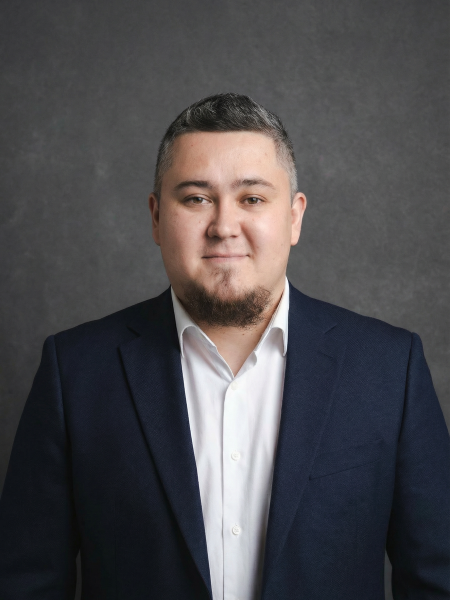
#> input picture images/team_v2/hf_20260127_195347_367ee063-8593-4793-aea5-9b274a7478c3.png, 900 x 1200 px, found by its file name (shown at 1/2 size)
$ python process_all_12_team.py
#> lines starting #> are read from the running program, lines starting #| are printed output that depends on the picture
import os
import shutil
from PIL import Image, ImageFilter

raw_backup_dir = 'images/team_v2_raw'
os.makedirs(raw_backup_dir, exist_ok=True)

members = [
    {
        'id': 1,
        'src': 'images/team_v2/hf_20260127_195347_367ee063-8593-4793-aea5-9b274a7478c3.png',
        'dest_v2': 'images/team_v2/hf_20260127_195347_367ee063-8593-4793-aea5-9b274a7478c3.png',
        'dest_team': 'images/team/member_01.webp',
        'top_pad': 0,
        'bot_pad': 0,
        'crop': (0, 100, 1696, 100 + int(1696 * 4 / 3)),
    },
    {
        'id': 2,
        'src': 'images/team_v2/hf_20260127_195134_ca953d49-5792-4390-8b63-9927ba004164.png',
        'dest_v2': 'images/team_v2/hf_20260127_195134_ca953d49-5792-4390-8b63-9927ba004164.png',
        'dest_team': 'images/team/member_02.webp',
        'top_pad': 100,
        'bot_pad': 0,
        'crop': (0, 0, 1696, int(1696 * 4 / 3)),
    },
    {
        'id': 3,
        'src': 'images/team_v2/photo_5_2026-10-22_15-53-18.jpg',
        'dest_v2': 'images/team_v2/photo_5_2026-10-22_15-53-18.jpg',
        'dest_team': 'images/team/member_03.webp',
        'top_pad': 180,
        'bot_pad': 0,
        'crop': (0, 0, 1696, int(1696 * 4 / 3)),
    },
    {
        'id': 4,
        'src': r'C:\Users\user\.gemini\antigravity-ide\brain\64063292-8c18-459b-9427-9b2bb533ce0c\.user_uploaded\media_1792726826687.png',
        'dest_v2': 'images/team_v2/photo_member_04.png',
        'dest_team': 'images/team/member_04.webp',
        'top_pad': 0,
        'bot_pad': 0,
        'crop': (0, 0, 670, int(670 * 4 / 3)),
    },
    {
        'id': 5,
        'src': 'images/team_v2/hf_20260127_195826_26697fd7-7f3d-4f25-b7ff-546ae0502fc2.png',
        'dest_v2': 'images/team_v2/hf_20260127_195826_26697fd7-7f3d-4f25-b7ff-546ae0502fc2.png',
        'dest_team': 'images/team/member_05.webp',
        'top_pad': 60,
        'bot_pad': 0,
        'crop': (48, 0, 1648, int(1600 * 4 / 3)),
    },
    {
        'id': 6,
        'src': 'images/team_v2/hf_20260127_203328_1d8e4205-4b6d-4dbe-97fc-4cb0c7b7c968.png',
        'dest_v2': 'images/team_v2/hf_20260127_203328_1d8e4205-4b6d-4dbe-97fc-4cb0c7b7c968.png',
        'dest_team': 'images/team/member_06.webp',
        'top_pad': 0,
        'bot_pad': 0,
        'crop': (0, 0, 1696, int(1696 * 4 / 3)),
    },
    {
        'id': 7,
        'src': 'images/team_v2/hf_20260127_225725_578c51f4-74c6-4a99-b163-07d0d74102da.png',
        'dest_v2': 'images/team_v2/hf_20260127_225725_578c51f4-74c6-4a99-b163-07d0d74102da.png',
        'dest_team': 'images/team/member_07.webp',
        'top_pad': 160,
        'bot_pad': 0,
        'crop': (0, 0, 1696, int(1696 * 4 / 3)),
    },
    {
        'id': 8,
        'src': 'images/team_v2/photo_3_2026-10-22_15-53-18.jpg',
        'dest_v2': 'images/team_v2/photo_3_2026-10-22_15-53-18.jpg',
        'dest_team': 'images/team/member_08.webp',
        'top_pad': 0,
        'bot_pad': 0,
        'crop': (0, 0, 1695, int(1695 * 4 / 3)),
    },
    {
        'id': 9,
        'src': 'images/team_v2/photo_4_2026-10-22_15-53-18.jpg',
        'dest_v2': 'images/team_v2/photo_4_2026-10-22_15-53-18.jpg',
        'dest_team': 'images/team/member_09.webp',
        'top_pad': 0,
        'bot_pad': 150,
        'crop': (0, 100, 1696, 100 + int(1696 * 4 / 3)),
    },
    {
        'id': 10,
        'src': 'images/team_v2/hf_20260127_232544_27eb7b13-5714-4472-8573-36aa07abee96.png',
        'dest_v2': 'images/team_v2/hf_20260127_232544_27eb7b13-5714-4472-8573-36aa07abee96.png',
        'dest_team': 'images/team/member_10.webp',
        'top_pad': 80,
        'bot_pad': 0,
        'crop': (0, 0, 1696, int(1696 * 4 / 3)),
    },
    {
        'id': 11,
        'src': 'images/team_v2/photo_2_2026-10-22_15-53-18.jpg',
        'dest_v2': 'images/team_v2/photo_2_2026-10-22_15-53-18.jpg',
        'dest_team': 'images/team/member_11.webp',
        'top_pad': 0,
        'bot_pad': 0,
        'crop': (0, 60, 1024, 60 + int(1024 * 4 / 3)),
    },
    {
        'id': 12,
        'src': r'design_assets\personal_images\photo_2026-10-13_21-13-15.jpg',
        'dest_v2': 'images/team_v2/photo_member_12.png',
        'dest_team': 'images/team/member_12.webp',
        'top_pad': 0,
        'bot_pad': 0,
        'crop': (0, 40, 1027, 40 + int(1027 * 4 / 3)),
    },
]

def pad_image_seamless(im, top_pad, bot_pad):
    w, h = im.size
    new_h = h + top_pad + bot_pad
    new_im = Image.new('RGB', (w, new_h))

    # 1. Top pad (pure top background slice stretched with blur)
    if top_pad > 0:
        sample_h = min(60, h)
        top_slice = im.crop((0, 0, w, sample_h))
        stretched = top_slice.resize((w, top_pad), Image.Resampling.LANCZOS).filter(ImageFilter.GaussianBlur(radius=4))
        new_im.paste(stretched, (0, 0))

    # 2. Main image
    new_im.paste(im, (0, top_pad))

    # 3. Bottom pad (pure bottom suit slice with blur)
    if bot_pad > 0:
        sample_h = min(80, h)
        bot_slice = im.crop((0, h - sample_h, w, h)).transpose(Image.Transpose.FLIP_TOP_BOTTOM)
        stretched_bot = bot_slice.resize((w, bot_pad), Image.Resampling.LANCZOS).filter(ImageFilter.GaussianBlur(radius=2))
        new_im.paste(stretched_bot, (0, top_pad + h))

    return new_im

target_dim = (900, 1200)

for m in members:
    base = os.path.basename(m['src'])
    raw_source = os.path.join(raw_backup_dir, f"{m['id']:02d}_{base}")
    if not os.path.exists(raw_source):
        raw_source = m['src']

    im = Image.open(raw_source).convert('RGB')
#> im is the input picture: PIL image 900x1200 RGB; mean R, G, B 75.7, 74.2, 77.1

    if m['top_pad'] > 0 or m['bot_pad'] > 0:
        im = pad_image_seamless(im, m['top_pad'], m['bot_pad'])

    cropped = im.crop(m['crop'])
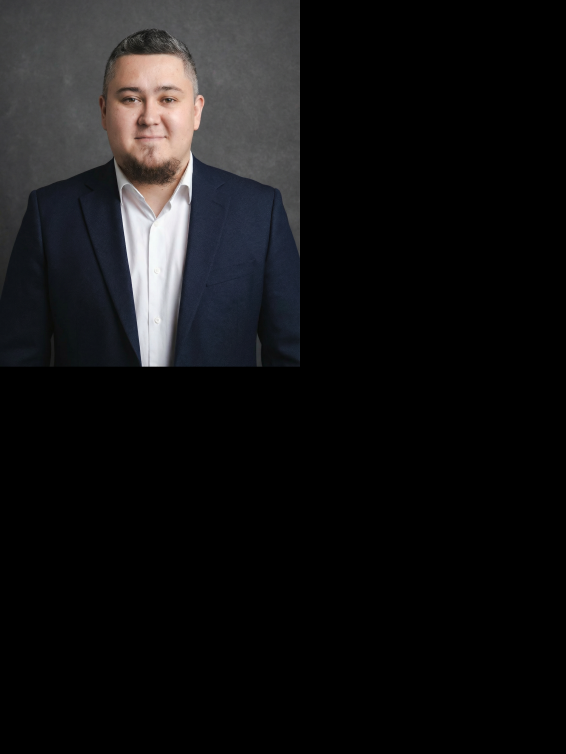
#> cropped: PIL image 1696x2261 RGB (shown at 1/3 size); mean R, G, B 19.7, 19.3, 20.1
    resized = cropped.resize(target_dim, Image.Resampling.LANCZOS)

    # Save to images/team_v2/
    dest_v2 = m['dest_v2']
    if dest_v2.lower().endswith('.png'):
        resized.save(dest_v2, format='PNG', optimize=True)
    elif dest_v2.lower().endswith('.jpg') or dest_v2.lower().endswith('.jpeg'):
        resized.save(dest_v2, format='JPEG', quality=95, subsampling=0)

    # Save to images/team/
    dest_team = m['dest_team']
    resized.save(dest_team, format='WEBP', quality=95, method=6)

    print(f"Member {m['id']:02d} processed -> {dest_v2} & {dest_team}")
#> pass 2 of the loop `for m in members:`:
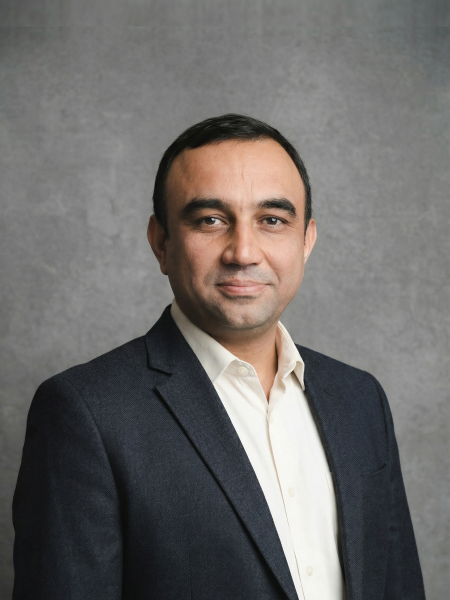
#> input picture images/team_v2/hf_20260127_195134_ca953d49-5792-4390-8b63-9927ba004164.png, 900 x 1200 px, found by its file name (shown at 1/2 size)
#> im is the input picture: PIL image 900x1200 RGB; mean R, G, B 109.6, 107.2, 105.6
#> in pad_image_seamless, `new_im.paste(im, (0, top_pad))`:
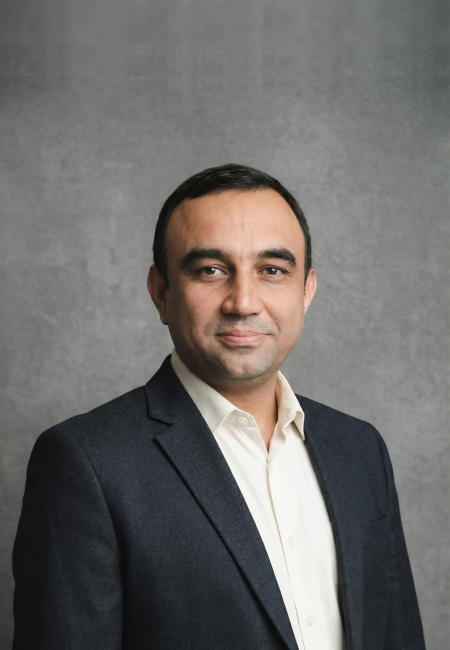
#> new_im: PIL image 900x1300 RGB (shown at 1/2 size); mean R, G, B 109.8, 107.7, 106.2
#> `cropped = im.crop(m['crop'])`:
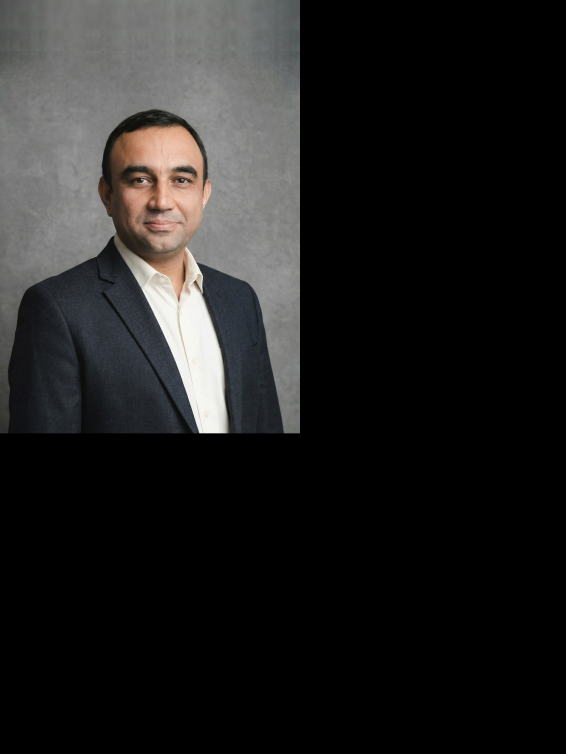
#> cropped: PIL image 1696x2261 RGB (shown at 1/3 size); mean R, G, B 33.5, 32.9, 32.4
#> pass 3 of the loop `for m in members:`:
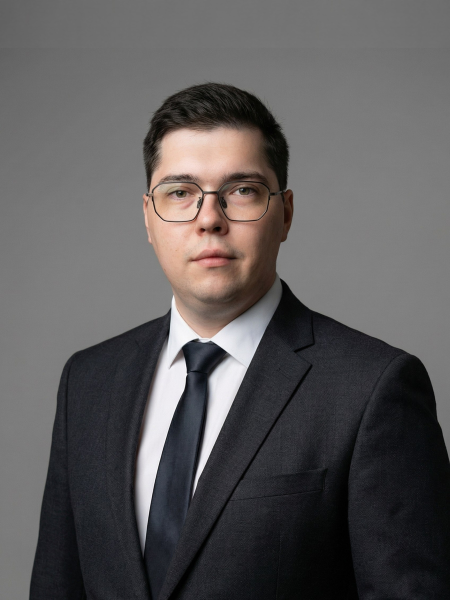
#> input picture images/team_v2/photo_5_2026-10-22_15-53-18.jpg, 900 x 1200 px, found by its file name (shown at 1/2 size)
#> im is the input picture: PIL image 900x1200 RGB; mean R, G, B 91.7, 89.2, 89.6
#> stretched: PIL image 900x180 RGB
#> in pad_image_seamless (call 2), `new_im.paste(im, (0, top_pad))`:
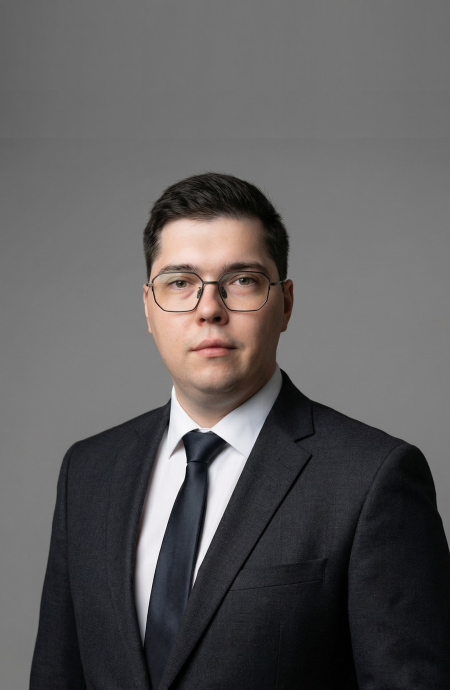
#> new_im: PIL image 900x1380 RGB (shown at 1/2 size); mean R, G, B 94.3, 92.1, 92.5
#> `cropped = im.crop(m['crop'])`:
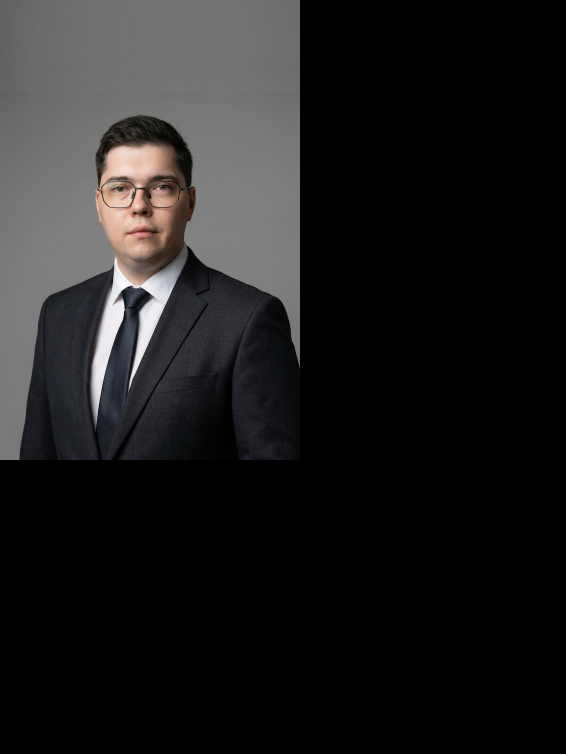
#> cropped: PIL image 1696x2261 RGB (shown at 1/3 size); mean R, G, B 30.5, 29.8, 30
#> (the run stopped early here; a loop or call above may not have finished)
